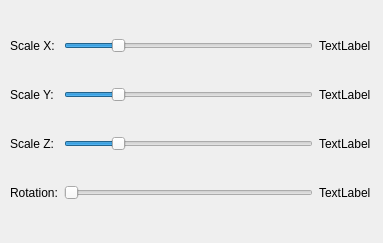
<?xml version="1.0" encoding="UTF-8"?>
<ui version="4.0">
 <class>EditDialog</class>
 <widget class="QDialog" name="EditDialog">
  <property name="geometry">
   <rect>
    <x>0</x>
    <y>0</y>
    <width>383</width>
    <height>243</height>
   </rect>
  </property>
  <property name="windowTitle">
   <string>DAG View Controls</string>
  </property>
  <widget class="QWidget" name="">
   <property name="geometry">
    <rect>
     <x>10</x>
     <y>10</y>
     <width>361</width>
     <height>221</height>
    </rect>
   </property>
   <layout class="QGridLayout" name="gridLayout">
    <item row="0" column="1">
     <widget class="QSlider" name="scaleXSlider">
      <property name="maximum">
       <number>500</number>
      </property>
      <property name="value">
       <number>100</number>
      </property>
      <property name="orientation">
       <enum>Qt::Horizontal</enum>
      </property>
     </widget>
    </item>
    <item row="1" column="1">
     <widget class="QSlider" name="scaleYSlider">
      <property name="maximum">
       <number>500</number>
      </property>
      <property name="value">
       <number>100</number>
      </property>
      <property name="orientation">
       <enum>Qt::Horizontal</enum>
      </property>
     </widget>
    </item>
    <item row="2" column="1">
     <widget class="QSlider" name="scaleZSlider">
      <property name="maximum">
       <number>500</number>
      </property>
      <property name="value">
       <number>100</number>
      </property>
      <property name="orientation">
       <enum>Qt::Horizontal</enum>
      </property>
     </widget>
    </item>
    <item row="3" column="1">
     <widget class="QSlider" name="rotationSlider">
      <property name="maximum">
       <number>360</number>
      </property>
      <property name="orientation">
       <enum>Qt::Horizontal</enum>
      </property>
     </widget>
    </item>
    <item row="0" column="0">
     <widget class="QLabel" name="label">
      <property name="text">
       <string>Scale X:</string>
      </property>
     </widget>
    </item>
    <item row="1" column="0">
     <widget class="QLabel" name="label_2">
      <property name="text">
       <string>Scale Y:</string>
      </property>
     </widget>
    </item>
    <item row="2" column="0">
     <widget class="QLabel" name="label_3">
      <property name="text">
       <string>Scale Z:</string>
      </property>
     </widget>
    </item>
    <item row="3" column="0">
     <widget class="QLabel" name="label_4">
      <property name="text">
       <string>Rotation:</string>
      </property>
     </widget>
    </item>
    <item row="0" column="2">
     <widget class="QLabel" name="scaleXLabel">
      <property name="text">
       <string>TextLabel</string>
      </property>
     </widget>
    </item>
    <item row="1" column="2">
     <widget class="QLabel" name="scaleYLabel">
      <property name="text">
       <string>TextLabel</string>
      </property>
     </widget>
    </item>
    <item row="2" column="2">
     <widget class="QLabel" name="scaleZLabel">
      <property name="text">
       <string>TextLabel</string>
      </property>
     </widget>
    </item>
    <item row="3" column="2">
     <widget class="QLabel" name="rotationLabel">
      <property name="text">
       <string>TextLabel</string>
      </property>
     </widget>
    </item>
   </layout>
  </widget>
 </widget>
 <resources/>
 <connections/>
 <slots>
  <signal>scaleXChanged(float)</signal>
  <signal>scaleYChanged(float)</signal>
  <signal>scaleZChanged(float)</signal>
  <signal>rotationChanged(float)</signal>
 </slots>
</ui>
